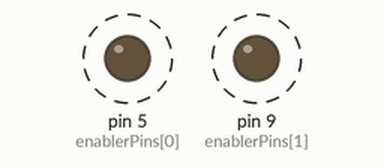
Recording of a sketch running on a simulated SparkFun Pro Micro, built with avr-gcc and run on an emulated ATmega32U4. Shown: output pins drawn as LEDs (lit = HIGH). Dashed ring = blinking. Pins used as bus, display or sensor lines are not drawn; what the sketch prints to the serial monitor is not drawn.

Above: at 0.04 s.
Timing chart, 0 to 3.0 s (numbered marks = the images above):
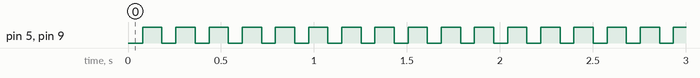

The sketch:

ax350-driver.ino
```cpp
const int enablerPins[2] = {5,9};
const int mux1[3] = {2,3,4};
const int mux2[3] = {6,7,8};

//ProMicro only has 2.5KB of RAM. So using 1 KB as input buffer is fairly signifigant.
#define BUFFERSIZE 1024
char inputBuffer[BUFFERSIZE];

void setupBuffer(){
  for(int i = 0; i < BUFFERSIZE; i++){
    inputBuffer[i] = 0;
  }
}

void disableMux(){
  digitalWrite(enablerPins[0], HIGH);
  digitalWrite(enablerPins[1], HIGH);
}

void enableMux(){
  digitalWrite(enablerPins[0], LOW);
  digitalWrite(enablerPins[1], LOW);
}

void flashMux(){
  //make sure you start off disabled
  disableMux();

  //connect ends together for 125ms, simulating a keypress.
  enableMux();
  delay(75);
  disableMux();
}

void resetMuxes(){
  for(int i = 0; i < 3; i++){
    digitalWrite(mux1[i], LOW);
    digitalWrite(mux2[i], LOW);
  }
  disableMux();
}

//connects pins via the muxes
void connectPins(int pin1, int pin2, bool leaveDisabled = false){
  //disable muxes and set to known state as connections are being changed
  resetMuxes();

  //if pin connections dont make sense, dont try and connect them
  if(pin1 > 7 || pin2 > 7){
    return;
  }
  if(pin1 < 0 || pin2 < 0){
    return;
  }

  for(int i = 0; i < 3; i++){
    int lpin1 = pin1 & (1 << i);
    int lpin2 = pin2 & (1 << i);
    //Serial.print(i);
    //Serial.print("-");
    //Serial.println(lpin1);
    Serial.print(F("MUX1 # "));
    Serial.print(i);
    if(lpin1){
      Serial.print(F(" HIGH "));
      digitalWrite(mux1[i], HIGH);
    } else {
      Serial.print(F(" LOW  "));
      digitalWrite(mux1[i], LOW);
    }
    Serial.print(mux1[i]);
    Serial.print(F(" MUX2 # "));
    Serial.print(i);
    if(lpin2){
      Serial.print(F(" HIGH "));
      digitalWrite(mux2[i], HIGH);
    } else {
      Serial.print(F(" LOW  "));
      digitalWrite(mux2[i], LOW);
    }
    Serial.println(mux2[i]);
  }


  //leave pins muxes disabled if desired
  if(leaveDisabled){
    return;
  }
  enableMux();
}

void testConnect(){
    for(int i = 0; i < 8; i++){
    for(int i2 = 0; i2 < 8; i2++){
      Serial.print(F("Attempting to connect "));
      Serial.print(i);
      Serial.print(F(" - "));
      Serial.println(i2);
      connectPins(i, i2, true);
      delay(500);
    }
  }
}

void blinkenlights(){
  //test mux control
  enableMux();
  TXLED1;
  delay(5000);
  disableMux();
  TXLED0;
  delay(5000);
}

void setup() {
  //setup enablerpins first so that the muxes can be turned off
  for(int i = 0; i < 2; i++){
    pinMode(enablerPins[i], OUTPUT);
  }
  //and disable mux as we aren't ready yet
  disableMux();
  //sets up pins for control
  for(int i = 0; i < 3; i++){
      pinMode(mux1[i], OUTPUT);
      pinMode(mux2[i], OUTPUT);
  }
  //initialize the inputBuffer
  setupBuffer();
}

void loop() {
  connectPins(1, 6, true);
  flashMux();
  delay(100);
}
```

Measured:
- by itself, pin 5 (enablerPins[0]), pin 9 (enablerPins[1]): alternates HIGH for 0.10 s and LOW for 0.08 s
